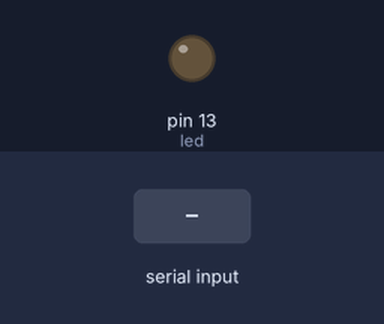
Recording of a sketch running on a simulated Arduino Uno, built with avr-gcc and run on an emulated ATmega328P. Shown: output pins drawn as LEDs (lit = HIGH). The test bench sets the inputs (shaded band).

Above: at 1.2 s.
1.3 s: byte 30 received over Serial
At 2.0 s:
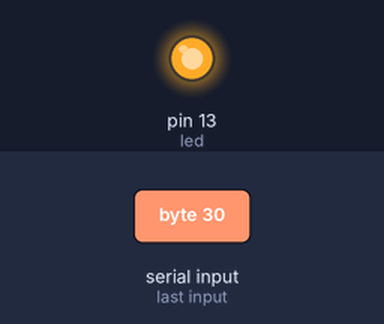
Timing chart, 0 to 4.3 s (numbered marks = the images above; inputs shaded):
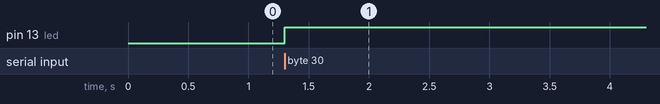

The sketch:

light.ino
```cpp
using namespace std;

int led = 13;

void setup() {
  pinMode(led, OUTPUT);
  Serial.begin(9600);
  digitalWrite(led, LOW);
}

int state = 0;
char serialData;

void loop() {
  while(Serial.available()) {
    serialData = Serial.read();
    if (state == 0) {
      state = 1;
      digitalWrite(led, HIGH);
    }
    else if (state == 1) {
      state = 0;
      digitalWrite(led, LOW);
    }
  }
}
```

Measured:
- after the input at 1.3 s, pin 13 (led): LOW → HIGH at once
